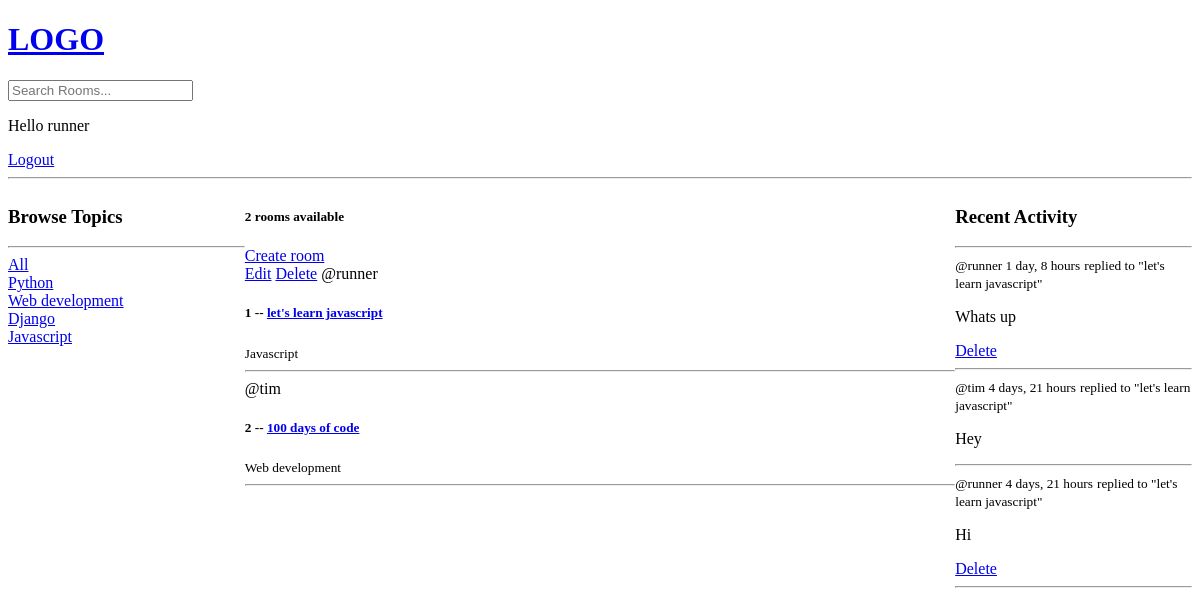
The app's page / (signed in), older data.
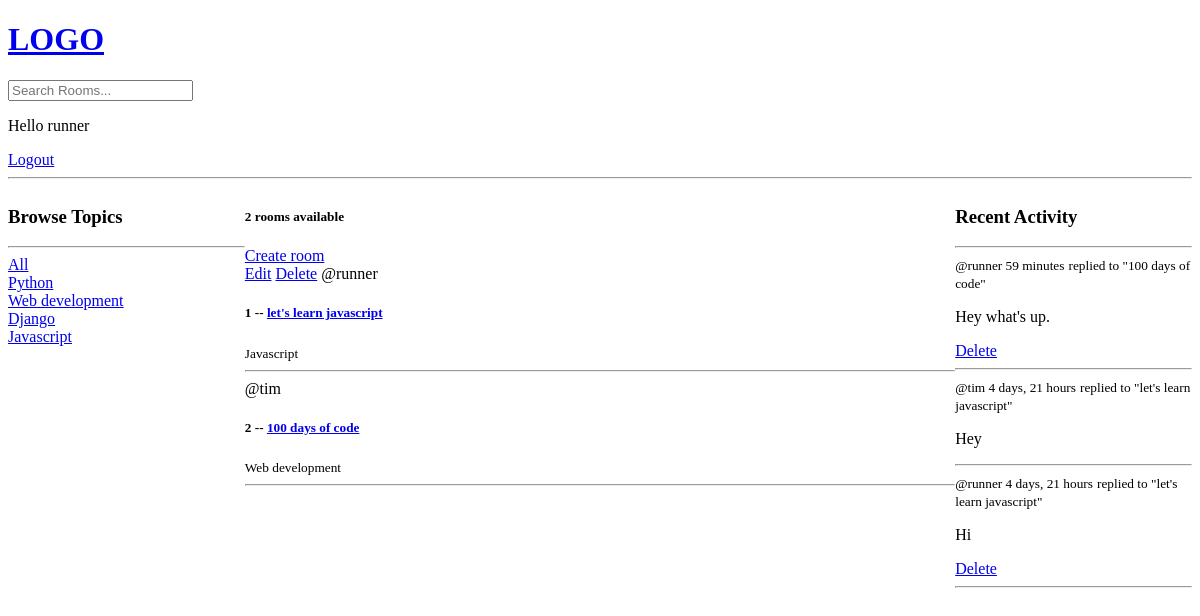
The same page, newer data.
### base/models.py (models this page shows, shortened)
class Topic(models.Model):
  name = models.CharField(max_length=200)

class Room(models.Model):
  host = models.ForeignKey(User, on_delete=models.SET_NULL, null=True)
  topic = models.ForeignKey(Topic, on_delete=models.SET_NULL, null=True)
  name = models.CharField(max_length = 200)
  description = models.TextField(null=True, blank=True)
  participants = models.ManyToManyField(User, related_name='participants', blank=True)
  updated = models.DateTimeField(auto_now=True)
  created = models.DateTimeField(auto_now_add = True)
  class Meta:
    ordering = ['-updated', '-created']
  def __str__(self):
    return self.name

class Message(models.Model):
  user = models.ForeignKey(User, on_delete=models.CASCADE)
  room = models.ForeignKey(Room, on_delete=models.CASCADE)
  body = models.TextField()
  updated = models.DateTimeField(auto_now=True)
  created = models.DateTimeField(auto_now_add = True)
  class Meta:
    ordering = ['-updated', '-created']
  def __str__(self):
    return self.body[0:50]

### base/views.py (the view)
# urls.py: path('', views.home, name='home'),
def home(request):
    q = request.GET.get('q') if request.GET.get('q') != None else ''
    rooms = Room.objects.filter(
        Q(topic__name__icontains=q) | Q(name__icontains=q)
        | Q(description__icontains=q))
    topics = Topic.objects.all()
    room_count = rooms.count()
    room_messages = Message.objects.filter(Q(room__topic__name__icontains=q))
    context = {'rooms': rooms, 'topics': topics, 'room_count': room_count, 'room_messages': room_messages}
    return render(request, "base/home.html", context)

### base/templates/base/home.html (shortened to what this page needs)
{% extends 'main.html' %}
{% block content %}
<div class="home-container">
  <div>
    <h3>Browse Topics</h3>
    <hr>
    <div>
      <a href="{% url 'home' %}">All</a>
    </div>
    {% for topic in topics %}
    <div>
      <a href="{% url 'home' %}?q={{topic.name}}">{{topic.name}}</a>
    </div>
    {% endfor %}
  </div>
  <div>
    <h5>{{room_count}} rooms available</h5>
    <a href="{% url 'create-room' %}">Create room</a>
    <div>
      {% for room in rooms %}
        <div>
          {% if request.user == room.host %}
          <a href="{% url 'update-room' room.id %}">Edit</a>
          <a href="{% url 'delete-room' room.id %}">Delete</a>
          {% endif %}
          <span>@{{room.host.username}}</span>
          <h5>{{room.id}} -- <a href="{% url 'room' room.id %}">{{room.name}}</a></h5>
          <small>{{room.topic.name}}</small>
          <hr>
        </div>
      {% endfor %}
    </div>
  </div>
  <div>
    <h3>Recent Activity</h3>
    <hr>
      {% for message in room_messages %}
      <div>
        <small>@{{ message.user }} {{message.created|timesince}}</small>
        <small>replied to "{{message.room}}"</small>
        <p>{{message}}</p>
        {% if request.user == message.user %}
          <a href="{% url 'delete-message' message.id %}">Delete</a>
        {% endif %}
        <hr>
      </div>
      {% endfor %}
  </div>
</div>
{% endblock %}

Row changes from the older to the newer data that the page shows:
removed Message: user "runner", created "1 day, 8 hours", room "let's learn javascript", body "Whats up", shows "Delete"
added Message: user "runner", created "59 minutes", room "100 days of code", body "Hey what's up.", shows "Delete"
